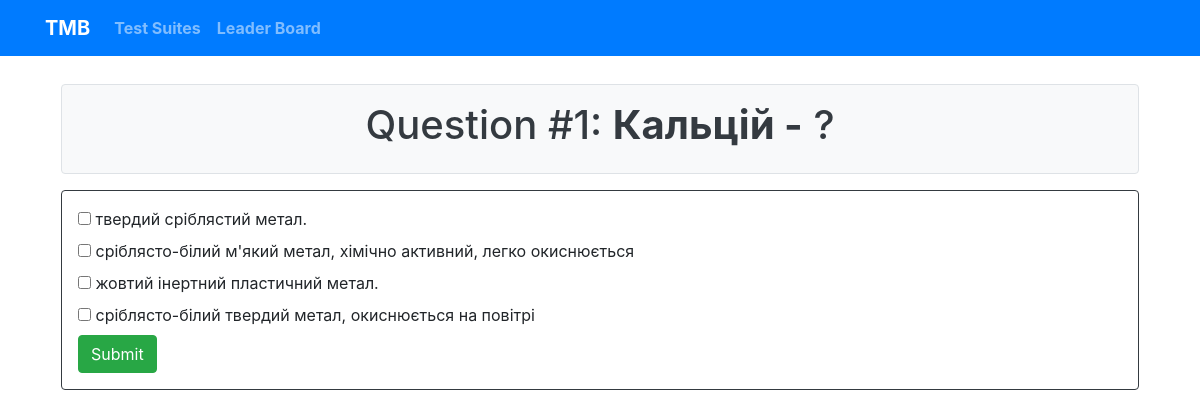
Screenshot of /test/2/next (signed in) with the database file from the repository.
### testsuite/models.py (models this page shows, shortened)
class Question(models.Model):
    MIN_LIMIT = 3
    MAX_LIMIT = 20
    test = models.ForeignKey(to=Test, related_name='questions', on_delete=models.CASCADE)
    number = models.PositiveSmallIntegerField(validators=[MinValueValidator(1), MaxValueValidator(MAX_LIMIT)],
                                              null=True)
    text = models.CharField(max_length=1024)
    description = models.TextField(max_length=1024, null=True, blank=True)

class Answers(models.Model):
    text = models.CharField(max_length=1024)
    question = models.ForeignKey(to=Question, related_name='answers', on_delete=models.CASCADE)
    is_correct = models.BooleanField(default=False)

### testsuite/views.py (the view, shortened to what this page needs)
# urls.py: path('<int:pk>/next', TestRunView.as_view(), name='next'),
class TestRunView(View):
    PREFIX = 'answer_'
    def get(self, request, pk):
        if 'testresult' not in request.session:
            return HttpResponse('ERROR!')
        testresult_step = request.session.get('testresult_step', 1)
        request.session['testresult_step'] = testresult_step
        question = Question.objects.get(test__id=pk, number=testresult_step)
        answers = [answer.text for answer in question.answers.all()]
        return render(request=request,
                      template_name='test_run.html',
                      context={
                          'question': question,
                          'answers': answers,
                          'prefix': self.PREFIX
                      })

### testsuite/templates/test_run.html (shortened to what this page needs)
{% extends 'base.html' %}
{% load crispy_forms_tags %}
{% block title %}
    Question #{{ question.number }}: <b>{{ question.text }}</b> ?
{% endblock %}
{% block content %}
    <form method="post">
        {% for answer in answers %}
            <div class="checkbox">
              <label><input type="checkbox" name="{{ prefix }}{{ forloop.counter }}" value="1">   {{ answer }}</label>
            </div>
        {% endfor %}
        <button type="submit" class="btn btn-success">Submit</button>
    </form>
{% endblock %}

### rows the page displays
Question: number "1", text "Кальцій -"
Answers: answers "твердий сріблястий метал."
Answers: answers "сріблясто-білий м'який метал, хімічно активний, легко окиснюєтьcя"
Answers: answers "жовтий інертний пластичний метал."
Answers: answers "сріблясто-білий твердий метал, окиснюється на повітрі"
